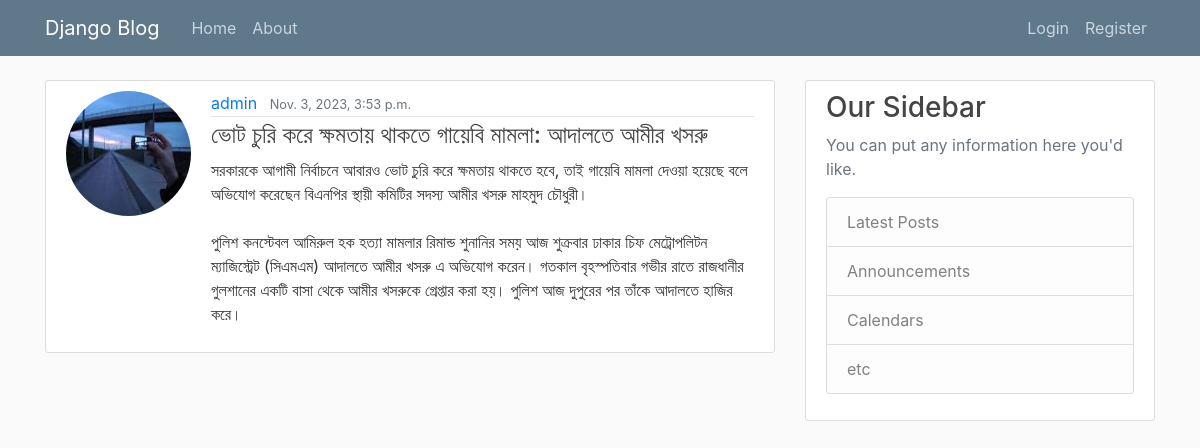
The app's page /post/4 with its own data.
### Blog/models.py (models this page shows, shortened)
class Post(models.Model):
    title = models.CharField(max_length=150)
    content = models.TextField()
    post_datetime = models.DateTimeField(default=timezone.now)
    author = models.ForeignKey(User, on_delete=models.CASCADE)

### users/models.py (models this page shows)
class Profile(models.Model):
    user = models.OneToOneField(User, on_delete=models.CASCADE)
    image = models.ImageField(default='default.jpg', upload_to='profile_pics')

### Blog/views.py (the view)
# urls.py: path('post/<int:pk>', PostDetailsView.as_view(), name="post-details"),
class PostDetailsView(DetailView):
    model = Post
    template_name = 'post_details.html'

### Blog/Templates/post_details.html (shortened to what this page needs)
{% extends "base.html" %}
{% block content %}
<article class="media content-section">
    <img class="rounded-circle account-img" src="{{ object.author.profile.image.url }}">
    <div class="media-body">
        <div class="article-metadata">
            <a class="mr-2" href="#">{{ object.author }}</a>
            <small class="text-muted">{{ object.post_datetime }}</small>
        </div>
        <h4 class="article-title">{{ object.title }}</h4>
        <p class="article-content">{{ object.content }}</p>
    </div>
</article>
{% endblock %}

### Blog/Templates/base.html (shortened to what this page needs)
{% load static %}
<!DOCTYPE html>
<html lang="en">
<head>
    <link rel="stylesheet" href="https://cdn.jsdelivr.net/npm/bootstrap@4.4.1/dist/css/bootstrap.min.css" integrity="sha384-
    Vkoo8x4CGsO3+Hhxv8T/Q5PaXtkKtu6ug5TOeNV6gBiFeWPGFN9MuhOf23Q9Ifjh">
    <link rel="stylesheet" type="text/css" href="{% static 'blog/main.css' %}">
</head>
<body>
<header class="site-header">
    <nav class="navbar navbar-expand-md navbar-dark bg-steel fixed-top">
        <div class="container">
            <a class="navbar-brand mr-4" href="/">Django Blog</a>
            <div class="collapse navbar-collapse" id="navbarToggle">
                <div class="navbar-nav mr-auto">
                    <a class="nav-item nav-link" href="{% url 'blog home' %}">Home</a>
                    <a class="nav-item nav-link" href="{% url 'blog about' %}">About</a>
                </div>
                <div class="navbar-nav">
                    {% if user.is_authenticated %}
                    <a class="nav-item nav-link" href="{% url 'post-create' %}"> New Post </a>
                    <a class="nav-item nav-link" href="{% url 'profile' %}"> profile </a>
                    <a class="nav-item nav-link" href="{% url 'logout' %}"> Logout </a>
                    {% else %}
                    <a class="nav-item nav-link" href="{% url 'login'%}">Login</a>
                    <a class="nav-item nav-link" href="{% url 'register'%}">Register</a>
                    {% endif %}
                </div>
            </div>
        </div>
    </nav>
</header>
<main role="main" class="container">
    <div class="row">
        <div class="col-md-8">
            {% block content %}{% endblock %}
        </div>
        <div class="col-md-4">
            <div class="content-section">
                <h3>Our Sidebar</h3>
                <p class='text-muted'>You can put any information here you'd like.
                <ul class="list-group">
                    <li class="list-group-item list-group-item-light">Latest Posts</li>
                    <li class="list-group-item list-group-item-light">Announcements</li>
                    <li class="list-group-item list-group-item-light">Calendars</li>
                    <li class="list-group-item list-group-item-light">etc</li>
                </ul>
                </p>
            </div>
        </div>
    </div>
</main>
</body>
</html>

### Blog/static/blog/main.css (style rules this page uses)
body { background: #fafafa; color: #333333; margin-top: 5rem; }
h1, h2, h3, h4, h5, h6 { color: #444444; }
ul { margin: 0; }
.bg-steel { background-color: #5f788a; }
.site-header .navbar-nav .nav-link { color: #cbd5db; }
.content-section { background: #ffffff; padding: 10px 20px; border: 1px solid #dddddd; border-radius: 3px; margin-bottom: 20px; }
.article-title { color: #444444; }
.article-content { white-space: pre-line; }
.article-metadata { padding-bottom: 1px; margin-bottom: 4px; border-bottom: 1px solid #e3e3e3 }
.account-img { height: 125px; width: 125px; margin-right: 20px; margin-bottom: 16px; }

### records on screen
Post: author.profile.image (picture), author "admin", post_datetime "Nov. 3, 2023, 3:53 p.m.", title "ভোট চুরি করে ক্ষমতায় থাকতে গায়েবি মামলা: আদালতে আমীর খসরু", content "সরকারকে আগামী নির্বাচনে আবারও ভোট চুরি করে ক্ষমতায় থাকতে হবে, তাই গায়েবি মামলা দেওয়া হয়েছে বলে অভিযোগ করেছেন বিএনপির স্থায়ী কমিটির সদস্য আমীর খসরু মাহমুদ চৌধুরী। পুলিশ কনস্টেবল আমিরুল হক হত্যা মামলার রিমান্ড শুনানির সময় আজ শুক্রবার ঢাকার চিফ মেট্রোপলিটন ম্যাজিস্ট্রেট (সিএমএম) আদালতে আমীর খসরু এ অভিযোগ করেন। গতকাল বৃহস্পতিবার গভীর রাতে রাজধানীর গুলশানের একটি বাসা থেকে আমীর খসরুকে গ্রেপ্তার করা হয়। পুলিশ আজ দুপুরের পর তাঁকে আদালতে হাজির করে।"
